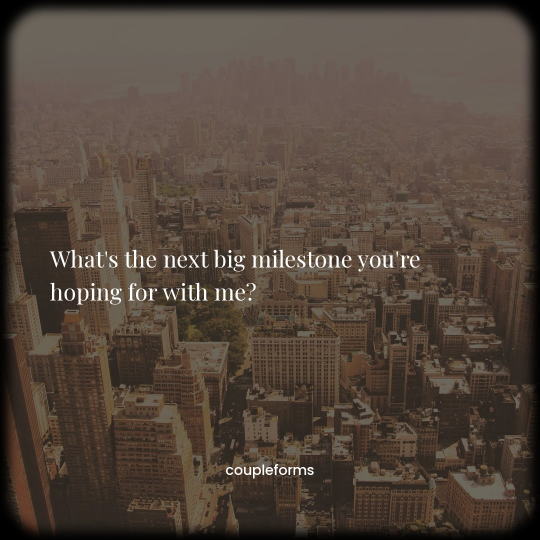
#> input picture public_slides/Post_100_v1791640871_s2.jpg, 1080 x 1080 px (shown at 1/2 size)
$ python -i generate_and_send.py   (imports and definitions only)
#> lines starting #> are read from the running program, lines starting #| are printed output that depends on the picture
#> further down, picture is the input picture: PIL image 1080x1080 RGB; mean R, G, B 82.6, 69.3, 58.9
import os
import csv
import io
import random
import requests
import ftplib
import subprocess
import html
from PIL import Image, ImageDraw, ImageFont, ImageEnhance, ImageFilter

# ========================================================
# CONFIGURACIÓ I RUTES
# ========================================================
BASE_DIR = os.path.dirname(os.path.abspath(__file__))
CSV_PATH = os.path.join(BASE_DIR, 'posts.csv')
SLIDES_DIR = os.path.join(BASE_DIR, 'public_slides')

# Fonts elegants estil Serif (Playfair Display) i Sans (Poppins)
FONT_SERIF_REG_PATH = os.path.join(BASE_DIR, 'PlayfairDisplay-Regular.ttf')
FONT_SERIF_BOLD_PATH = os.path.join(BASE_DIR, 'PlayfairDisplay-Bold.ttf')
FONT_SERIF_ITALIC_PATH = os.path.join(BASE_DIR, 'PlayfairDisplay-Italic.ttf')
FONT_SANS_PATH = os.path.join(BASE_DIR, 'Poppins-Medium.ttf')

FONT_SERIF_REG_URL = "https://github.com/google/fonts/raw/main/ofl/playfairdisplay/PlayfairDisplay%5Bwght%5D.ttf"
FONT_SERIF_ITALIC_URL = "https://github.com/google/fonts/raw/main/ofl/playfairdisplay/PlayfairDisplay-Italic%5Bwght%5D.ttf"
FONT_SANS_URL = "https://github.com/google/fonts/raw/main/ofl/poppins/Poppins-Medium.ttf"

# ENVS
BUFFER_ACCESS_TOKEN = os.getenv("BUFFER_ACCESS_TOKEN")
TELEGRAM_BOT_TOKEN = os.getenv("TELEGRAM_BOT_TOKEN")
TELEGRAM_CHAT_ID = os.getenv("TELEGRAM_CHAT_ID")
HUGGINGFACE_API_KEY = os.getenv("HUGGINGFACE_API_KEY") # Opcional si s'assoleix límit gratuït

FTP_HOST = os.getenv("FTP_HOST")
FTP_USER = os.getenv("FTP_USER")
FTP_PASS = os.getenv("FTP_PASS")

# Model de Hugging Face
HF_MODEL_URL = "https://api-inference.huggingface.co/models/black-forest-labs/FLUX.1-schnell"

# Prompts per generar imatges retro de parelles/romàntiques sense persones
PROMPT_POOL = [
    "cinematic retro 35mm film photograph, cozy romantic sunset view over quiet beach, vintage warm tones, subtle film grain, soft focus, minimal aesthetic, no people",
    "analog 35mm film photo, cozy aesthetic coffee shop window on a rainy day, warm dim lighting, retro vintage color palette, soft glow, no people",
    "vintage 35mm photograph, romantic european cobblestone street at dusk, golden hour lighting, analog film grain, dreamlike atmosphere, no people",
    "cozy aesthetic balcony with fairy lights over scenic city skyline at twilight, 35mm film texture, warm muted colors, retro aesthetic, no people",
    "retro Kodachrome photograph, serene mountain lake view during golden hour sunrise, warm vintage glow, soft focus, minimal background, no people"
]

# [34 lines left out: functions download_file, generate_hf_background, not called in this run]

def apply_retro_frame_and_overlay(bg_img):
    """Aplica el marc exterior fosca estil TV/Càmera retro i redueix brillantor"""
    # 1. Fosc
    enhancer = ImageEnhance.Brightness(bg_img)
    dark_bg = enhancer.enhance(0.55) # Baixar brillantor al 55%
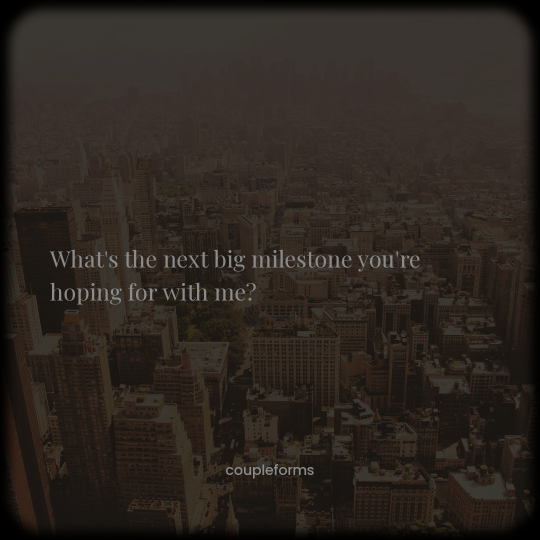
#> dark_bg: PIL image 1080x1080 RGB (shown at 1/2 size); mean R, G, B 44.9, 37.6, 31.9

    # 2. Marc de cantonades arrodonides estil finestra retro
    width, height = 1080, 1080
    frame = Image.new('RGBA', (width, height), (10, 12, 18, 255))
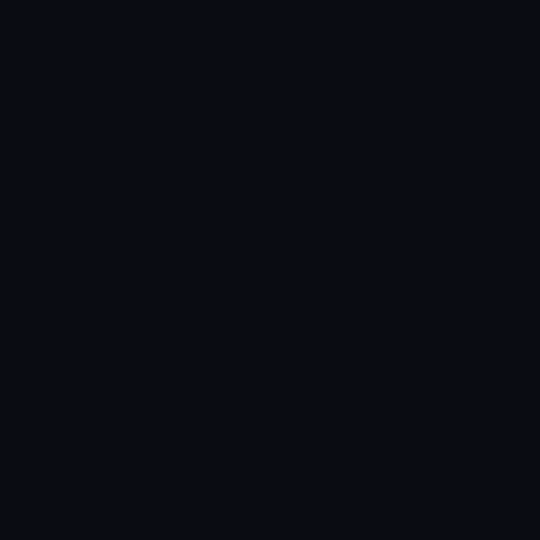
#> frame: PIL image 1080x1080 RGBA (shown at 1/2 size); mean R, G, B, A 10, 12, 18, 255

    mask = Image.new('L', (width, height), 0)
#> mask: PIL image 1080x1080 L; every value is 0
    draw_mask = ImageDraw.Draw(mask)

    margin = 40
    radius = 70
    draw_mask.rounded_rectangle(
        [(margin, margin), (width - margin, height - margin)],
        radius=radius, fill=255
    )

    # Combinar imatge fosca amb el marc negre exterior
    dark_bg_rgba = dark_bg.convert('RGBA')
    final_canvas = Image.composite(dark_bg_rgba, frame, mask)
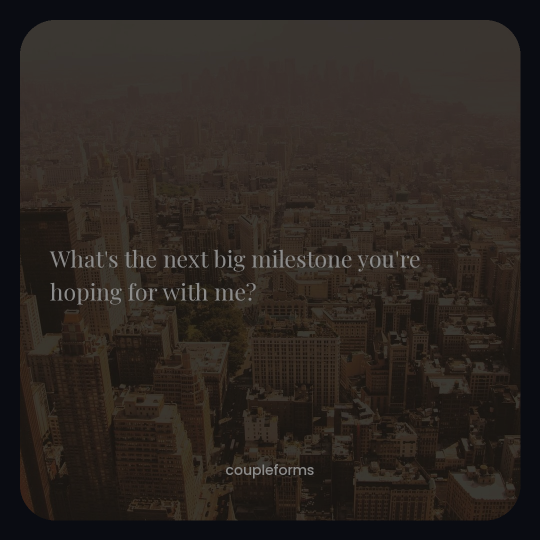
#> final_canvas: PIL image 1080x1080 RGBA (shown at 1/2 size); mean R, G, B, A 42.8, 36.4, 31.9, 255

    # Afegir un subtil fosc als vora interns (Vignette)
    overlay = Image.new('RGBA', (width, height), (0, 0, 0, 0))
#> overlay: PIL image 1080x1080 RGBA; every value is 0
    draw_overlay = ImageDraw.Draw(overlay)
    draw_overlay.rounded_rectangle(
        [(margin, margin), (width - margin, height - margin)],
        radius=radius, outline=(0, 0, 0, 90), width=6
    )

    return Image.alpha_composite(final_canvas, overlay).convert('RGB')

# [304 lines left out: functions wrap_text, draw_title_with_underline, draw_footer, upload_via_ftp, get_public_image_urls, post_to_buffer and 2 more, not called in this run]

# [2 lines not run here, left out]

>>> from PIL import Image
>>> picture = Image.open('public_slides/Post_100_v1791640871_s2.jpg')
>>> result = apply_retro_frame_and_overlay(picture)

$ run again, on public_slides/Post_1_slide_6.jpg
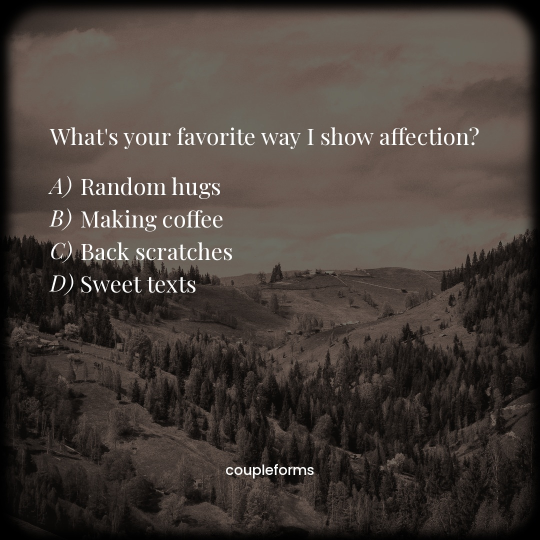
#> input picture public_slides/Post_1_slide_6.jpg, 1080 x 1080 px (shown at 1/2 size)
#> picture is the input picture: PIL image 1080x1080 RGB; mean R, G, B 71.6, 63, 57.3
#> in apply_retro_frame_and_overlay, `dark_bg = enhancer.enhance(0.55)`:
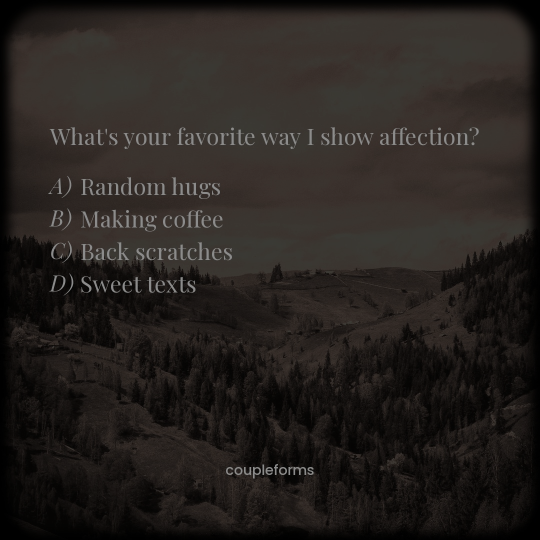
#> dark_bg: PIL image 1080x1080 RGB (shown at 1/2 size); mean R, G, B 38.9, 34.2, 31
#> mask: PIL image 1080x1080 L; every value is 0
#> in apply_retro_frame_and_overlay, `final_canvas = Image.composite(dark_bg_rgba, frame, mask)`:
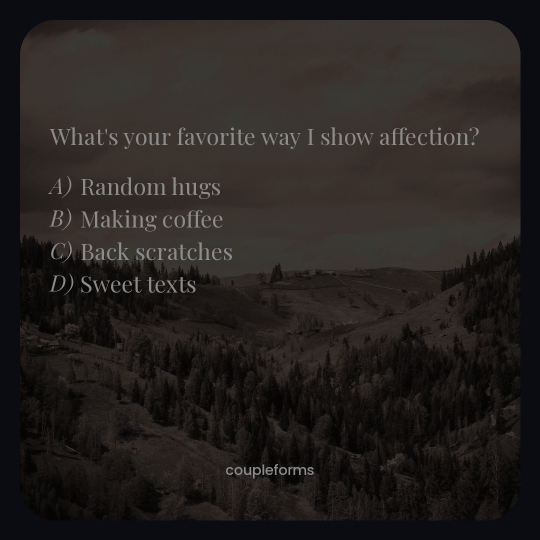
#> final_canvas: PIL image 1080x1080 RGBA (shown at 1/2 size); mean R, G, B, A 37.8, 33.7, 31.7, 255
#> overlay: PIL image 1080x1080 RGBA; every value is 0

$ run again, on public_slides/Post_22_slide_4.jpg
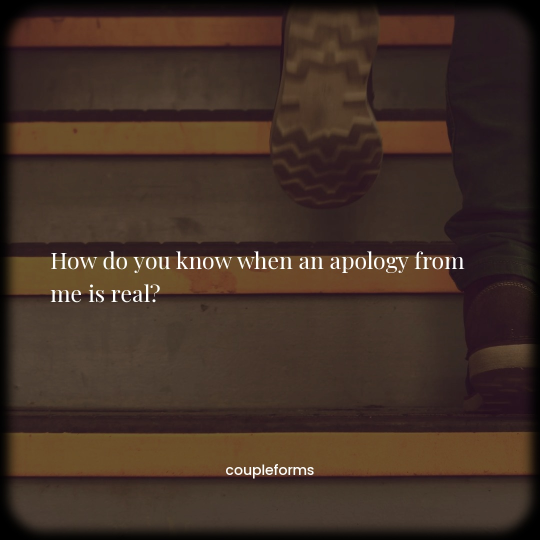
#> input picture public_slides/Post_22_slide_4.jpg, 1080 x 1080 px (shown at 1/2 size)
#> picture is the input picture: PIL image 1080x1080 RGB; mean R, G, B 66.5, 48.5, 38.5
#> in apply_retro_frame_and_overlay, `dark_bg = enhancer.enhance(0.55)`:
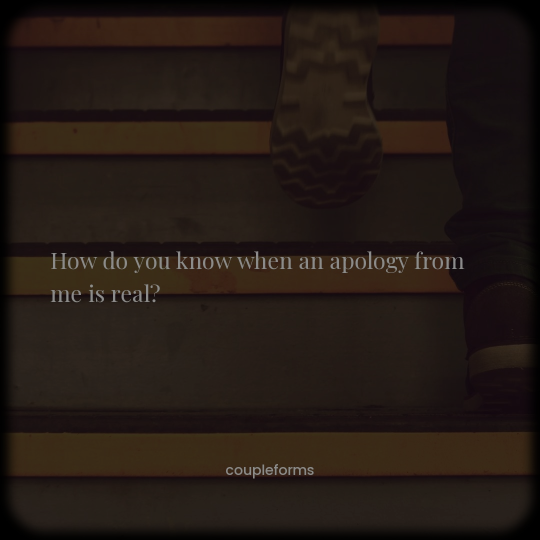
#> dark_bg: PIL image 1080x1080 RGB (shown at 1/2 size); mean R, G, B 36.1, 26.2, 20.7
#> mask: PIL image 1080x1080 L; every value is 0
#> in apply_retro_frame_and_overlay, `final_canvas = Image.composite(dark_bg_rgba, frame, mask)`:
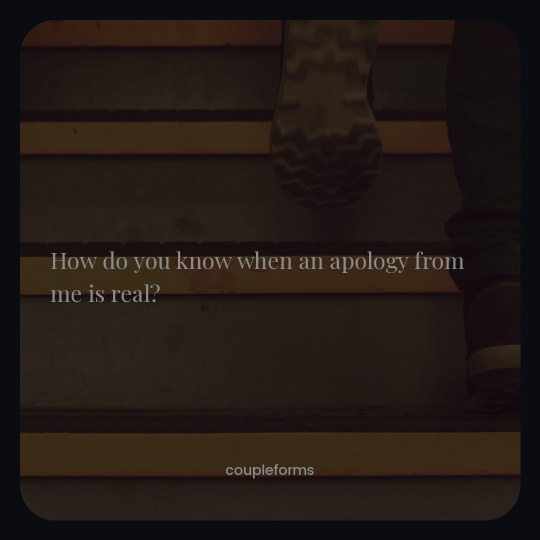
#> final_canvas: PIL image 1080x1080 RGBA (shown at 1/2 size); mean R, G, B, A 34.9, 26, 21.7, 255
#> overlay: PIL image 1080x1080 RGBA; every value is 0

$ run again, on public_slides/Post_22_slide_5.jpg
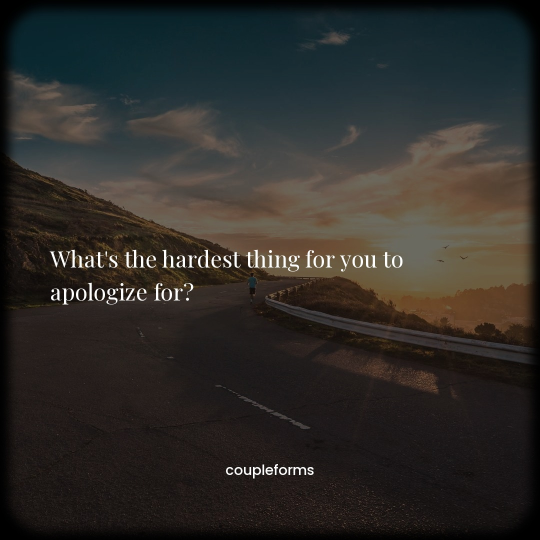
#> input picture public_slides/Post_22_slide_5.jpg, 1080 x 1080 px (shown at 1/2 size)
#> picture is the input picture: PIL image 1080x1080 RGB; mean R, G, B 47.1, 44.9, 41.4
#> in apply_retro_frame_and_overlay, `dark_bg = enhancer.enhance(0.55)`:
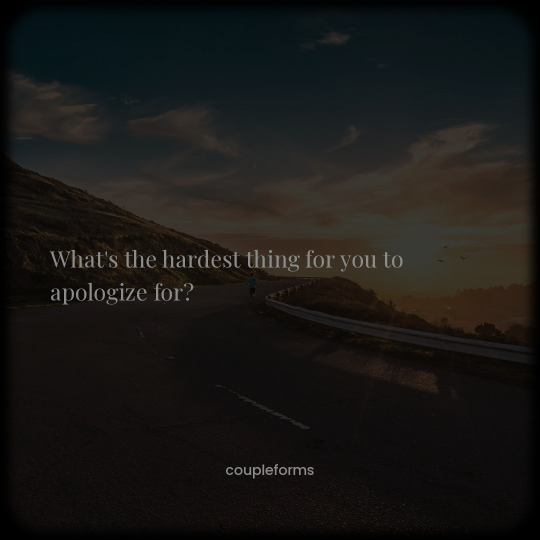
#> dark_bg: PIL image 1080x1080 RGB (shown at 1/2 size); mean R, G, B 25.4, 24.2, 22.3
#> mask: PIL image 1080x1080 L; every value is 0
#> overlay: PIL image 1080x1080 RGBA; every value is 0
